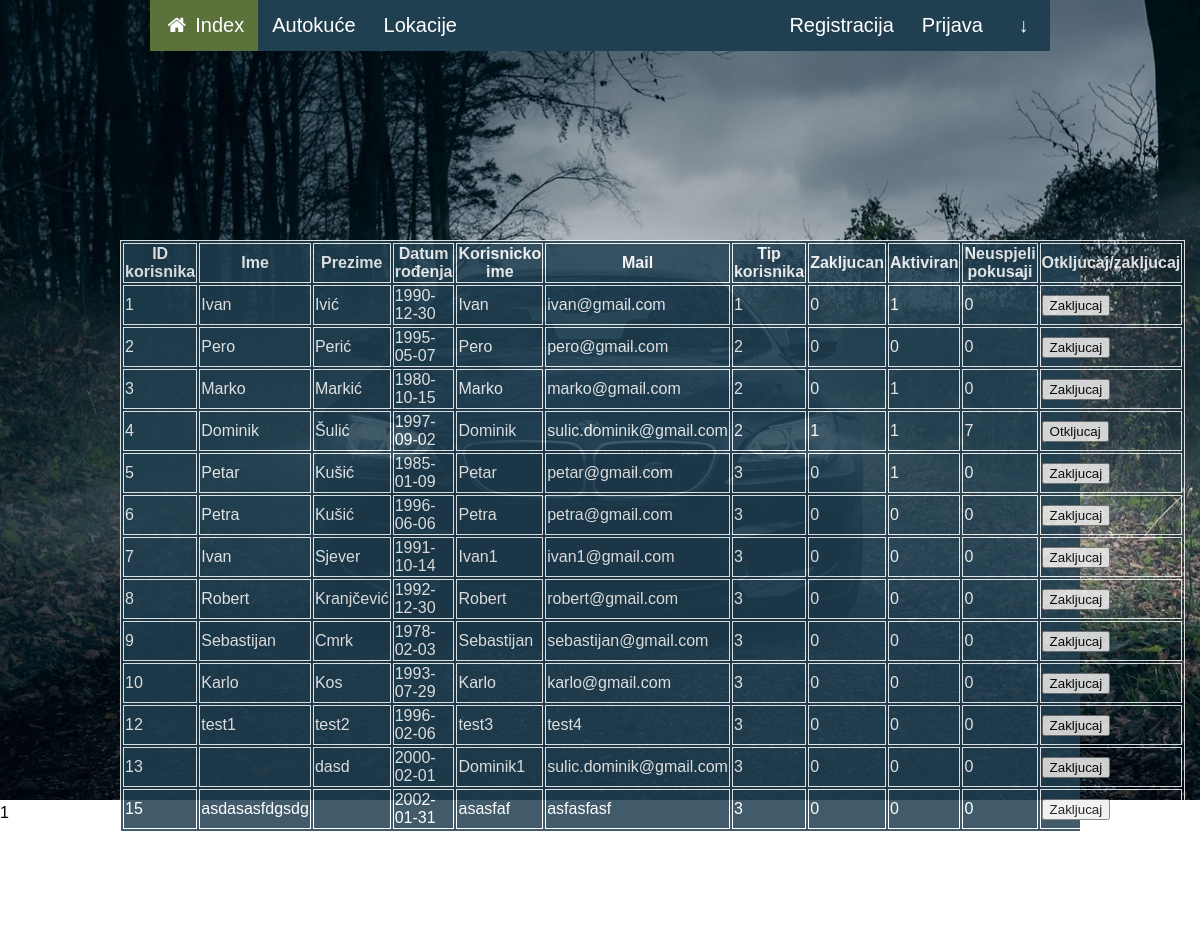
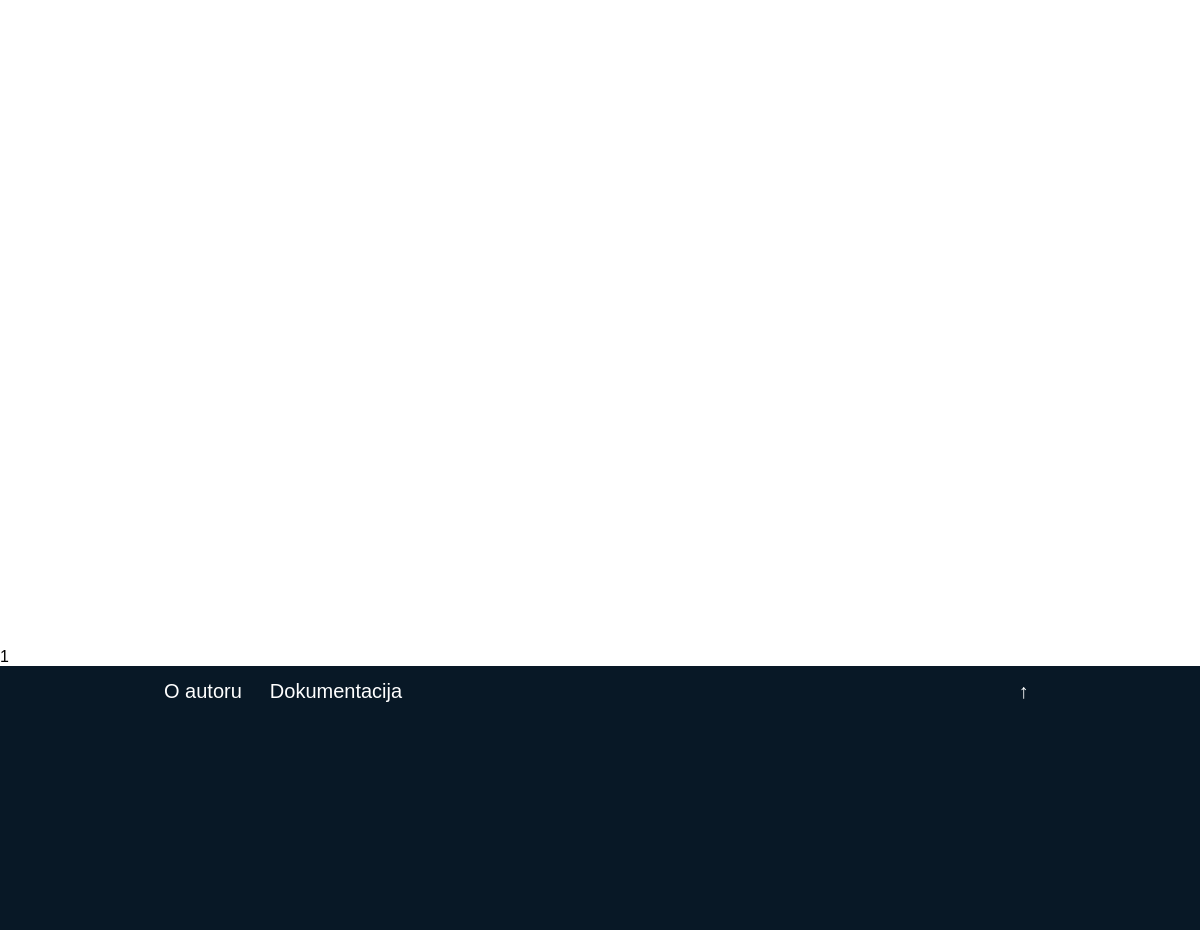
The app's page /php/korisnici.php with its own data (2 pictures, top to bottom).
### tables this page shows
CREATE TABLE `korisnik` (
  `ID_Korisnik` int(11) NOT NULL,
  `Ime` varchar(50) NOT NULL,
  `Prezime` varchar(50) NOT NULL,
  `Datum_Rodjenja` date NOT NULL,
  `Korisnicko_Ime` varchar(50) NOT NULL,
  `Mail` varchar(255) NOT NULL,
  `Lozinka` varchar(30) NOT NULL,
  `Kriptirana_Lozinka` varchar(255) NOT NULL,
  `Tip_Korisnika_ID` int(11) NOT NULL,
  `Zakljucan` tinyint(1) NOT NULL,
  `Aktiviran` tinyint(1) NOT NULL,
  `Neuspjesni_Pokusaji` int(11) NOT NULL,
  `Aktivacijski_Kod` varchar(255) NOT NULL,
  `Istek_Koda` datetime NOT NULL,
  `Offset` int(11) NOT NULL
);

### php/baza.php (called while the page is built, shortened)
<?php
    function upit($upit) {
        $konekcija = new mysqli(server, korisnik, lozinka, baza);
        $konekcija->set_charset("utf8");
        $rezultat = $konekcija->query($upit);
        return $rezultat;
    }
?>

### php/korisnici.php (the view, shortened to what this page needs)
<!DOCTYPE html>
<html lang="hr">
<head>
    <link rel="stylesheet" type="text/css" href="../css/dsulic.css" />
    <link rel="stylesheet" href="https://cdnjs.cloudflare.com/ajax/libs/font-awesome/4.7.0/css/font-awesome.min.css">
    <link rel="stylesheet" href="https://ajax.googleapis.com/ajax/libs/jqueryui/1.11.4/themes/smoothness/jquery-ui.css">
</head>
<body onload="on()">
<div class="navbar">
        <a class="active" href="index.php"><i class="fa fa-fw fa-home"></i> Index</a>
        <a href="autokuce.php">Autokuće</a>
        <a href="lokacije.php">Lokacije</a>
        <div class="navbar-right">
            <?php
            if (isset($_SESSION["Sesija_KorisnickoIme"])) {
                echo "<a href='odjava.php'>Odjava</a>";
            } else {
                echo "<a href='registracija.php'>Registracija</a>
                    <a href='prijava.php'>Prijava</a>";
            }
            ?>
            <a style="width: 25px;" href="#bottom">&#x2193;</a>
        </div>
    </div>
    <div class="contentDiv">
<?php
    echo "<table border>
            <thead>
                <tr>
                    <th>ID korisnika</th>
                    <th>Ime</th>
                    <th>Prezime</th>
                    <th>Datum rođenja</th>
                    <th>Korisnicko ime</th>
                    <th>Mail</th>
                    <th>Tip korisnika</th>
                    <th>Zakljucan</th>
                    <th>Aktiviran</th>
                    <th>Neuspjeli pokusaji</th>
                    <th>Otkljucaj/zakljucaj</th>
                </tr>
            </thead>
            <tbody>
";
    require_once "baza.php";
    $upit="SELECT * FROM korisnik";
    $rezultat = upit($upit);
    while($red = mysqli_fetch_array($rezultat)) {
        if($red["Zakljucan"]==0){
            $kljuc=0;
            $tekst="Zakljucaj";
        }
        else{
            $kljuc=1;
            $tekst="Otkljucaj";
        }
        echo '<tr><td>'.$red["ID_Korisnik"].'</td>';
        echo '<td>'.$red["Ime"].'</td>';
        echo '<td>'.$red["Prezime"].'</td>';
        echo '<td>'.$red["Datum_Rodjenja"].'</td>';
        echo '<td>'.$red["Korisnicko_Ime"].'</td>';
        echo '<td>'.$red["Mail"].'</td>';
        echo '<td>'.$red["Tip_Korisnika_ID"].'</td>';
        echo '<td>'.$red["Zakljucan"].'</td>';
        echo '<td>'.$red["Aktiviran"].'</td>';
        echo '<td>'.$red["Neuspjesni_Pokusaji"].'</td>';
        echo '<td><button onClick="zakljucajOtkljucajKor('.$kljuc.','.$red["ID_Korisnik"].')">'.$tekst.'</button></td></tr>';
    }
        echo '</tbody></table>'
?>
</div>
    1<br><br><br><br><br><br><br><br><br><br><br><br><br><br><br><br><br><br><br><br><br><br><br><br><br><br><br><br><br><br><br><br><br><br><br><br><br><br><br><br><br><br><br>
    1
    <footer>
        <div id="bottom" class="navbar">
            <a href="../o_autoru.html">O autoru</a>
            <a href="../dokumentacija.html">Dokumentacija</a>
            <div class="navbar-right">
                <a style="width: 25px;" href="#top">&#x2191;</a>
            </div>
        </div>
    </footer>
</body>
</html>
</html>

### css/dsulic.css (style rules this page uses)
html,body { margin:0; padding: 0; height:100%; font-family: Verdana, Geneva, Tahoma, sans-serif; }
.contentDiv { position: absolute; width: 80%; margin-left: 10%; margin-right: 10%; margin-top: 20%; background-color: #203F51; opacity: 0.85; color: white; }
footer { width:100%; height:33%; margin-bottom: 0; background-color: #081826; color: white; }
.navbar { background-color: #203F51; overflow: auto; position: absolute; left: 0; right: 0; margin-left: auto; margin-right: auto; width: 75%; }
.navbar-right { float: right; }
.navbar a { float: left; margin-top: 0; padding: 14px; color: white; text-decoration: none; font-size: 20px; height: 100%; text-align: center; }
.active { background-color: #5B723A; }
::placeholder { font-style: italic; font-size: 17px; color: white; }
footer .navbar { background-color: #081826; }
table, th, td { border: 1px solid white; }

### records on screen
korisnik: ID_Korisnik "1", Ime "Ivan", Prezime "Ivić", Datum_Rodjenja "1990-12-30", Korisnicko_Ime "Ivan", Mail "ivan@gmail.com", Tip_Korisnika_ID "1", Zakljucan "0", Aktiviran "1", Neuspjesni_Pokusaji "0", Zakljucan "Zakljucaj"
korisnik: ID_Korisnik "2", Ime "Pero", Prezime "Perić", Datum_Rodjenja "1995-05-07", Korisnicko_Ime "Pero", Mail "pero@gmail.com", Tip_Korisnika_ID "2", Zakljucan "0", Aktiviran "0", Neuspjesni_Pokusaji "0", Zakljucan "Zakljucaj"
korisnik: ID_Korisnik "3", Ime "Marko", Prezime "Markić", Datum_Rodjenja "1980-10-15", Korisnicko_Ime "Marko", Mail "marko@gmail.com", Tip_Korisnika_ID "2", Zakljucan "0", Aktiviran "1", Neuspjesni_Pokusaji "0", Zakljucan "Zakljucaj"
korisnik: ID_Korisnik "4", Ime "Dominik", Prezime "Šulić", Datum_Rodjenja "1997-09-02", Korisnicko_Ime "Dominik", Mail "sulic.dominik@gmail.com", Tip_Korisnika_ID "2", Zakljucan "1", Aktiviran "1", Neuspjesni_Pokusaji "7", Zakljucan "Otkljucaj"
korisnik: ID_Korisnik "5", Ime "Petar", Prezime "Kušić", Datum_Rodjenja "1985-01-09", Korisnicko_Ime "Petar", Mail "petar@gmail.com", Tip_Korisnika_ID "3", Zakljucan "0", Aktiviran "1", Neuspjesni_Pokusaji "0", Zakljucan "Zakljucaj"
korisnik: ID_Korisnik "6", Ime "Petra", Prezime "Kušić", Datum_Rodjenja "1996-06-06", Korisnicko_Ime "Petra", Mail "petra@gmail.com", Tip_Korisnika_ID "3", Zakljucan "0", Aktiviran "0", Neuspjesni_Pokusaji "0", Zakljucan "Zakljucaj"
korisnik: ID_Korisnik "7", Ime "Ivan", Prezime "Sjever", Datum_Rodjenja "1991-10-14", Korisnicko_Ime "Ivan1", Mail "ivan1@gmail.com", Tip_Korisnika_ID "3", Zakljucan "0", Aktiviran "0", Neuspjesni_Pokusaji "0", Zakljucan "Zakljucaj"
korisnik: ID_Korisnik "8", Ime "Robert", Prezime "Kranjčević", Datum_Rodjenja "1992-12-30", Korisnicko_Ime "Robert", Mail "robert@gmail.com", Tip_Korisnika_ID "3", Zakljucan "0", Aktiviran "0", Neuspjesni_Pokusaji "0", Zakljucan "Zakljucaj"
korisnik: ID_Korisnik "9", Ime "Sebastijan", Prezime "Cmrk", Datum_Rodjenja "1978-02-03", Korisnicko_Ime "Sebastijan", Mail "sebastijan@gmail.com", Tip_Korisnika_ID "3", Zakljucan "0", Aktiviran "0", Neuspjesni_Pokusaji "0", Zakljucan "Zakljucaj"
korisnik: ID_Korisnik "10", Ime "Karlo", Prezime "Kos", Datum_Rodjenja "1993-07-29", Korisnicko_Ime "Karlo", Mail "karlo@gmail.com", Tip_Korisnika_ID "3", Zakljucan "0", Aktiviran "0", Neuspjesni_Pokusaji "0", Zakljucan "Zakljucaj"
korisnik: ID_Korisnik "12", Ime "test1", Prezime "test2", Datum_Rodjenja "1996-02-06", Korisnicko_Ime "test3", Mail "test4", Tip_Korisnika_ID "3", Zakljucan "0", Aktiviran "0", Neuspjesni_Pokusaji "0", Zakljucan "Zakljucaj"
korisnik: ID_Korisnik "13", Prezime "dasd", Datum_Rodjenja "2000-02-01", Korisnicko_Ime "Dominik1", Mail "sulic.dominik@gmail.com", Tip_Korisnika_ID "3", Zakljucan "0", Aktiviran "0", Neuspjesni_Pokusaji "0", Zakljucan "Zakljucaj"
korisnik: ID_Korisnik "15", Ime "asdasasfdgsdg", Datum_Rodjenja "2002-01-31", Korisnicko_Ime "asasfaf", Mail "asfasfasf", Tip_Korisnika_ID "3", Zakljucan "0", Aktiviran "0", Neuspjesni_Pokusaji "0", Zakljucan "Zakljucaj"
